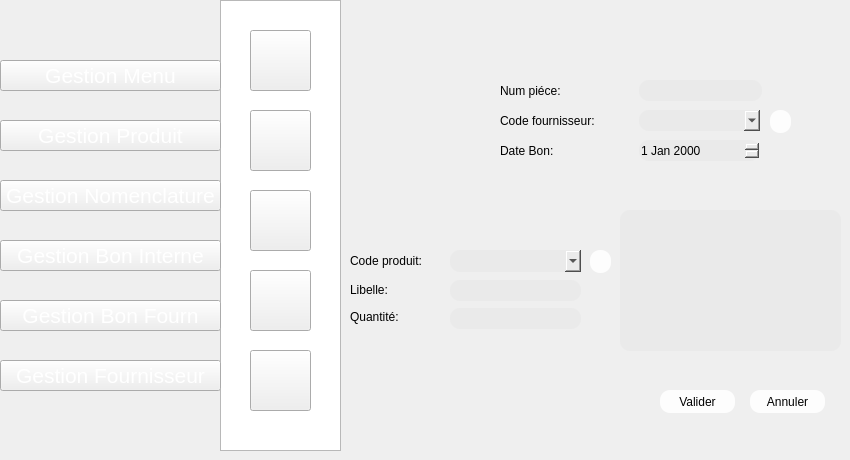
    <widget class="QWidget" name="page_34">
     <widget class="QListView" name="listView_25">
      <property name="geometry">
       <rect>
        <x>220</x>
        <y>0</y>
        <width>121</width>
        <height>451</height>
       </rect>
      </property>
      <property name="styleSheet">
       <string notr="true">background-image: url(:/new/prefix1/img/selected.png);</string>
      </property>
     </widget>
     <widget class="QPushButton" name="pushButton_260">
      <property name="geometry">
       <rect>
        <x>250</x>
        <y>270</y>
        <width>61</width>
        <height>61</height>
       </rect>
      </property>
      <property name="styleSheet">
       <string notr="true">image: url(:/new/prefix1/img/icon-supp2 (1).png);</string>
      </property>
      <property name="text">
       <string/>
      </property>
     </widget>
     <widget class="QPushButton" name="pushButton_261">
      <property name="geometry">
       <rect>
        <x>250</x>
        <y>350</y>
        <width>61</width>
        <height>61</height>
       </rect>
      </property>
      <property name="styleSheet">
       <string notr="true">image: url(:/new/prefix1/img/aa.png);</string>
      </property>
      <property name="text">
       <string/>
      </property>
     </widget>
     <widget class="QPushButton" name="pushButton_262">
      <property name="geometry">
       <rect>
        <x>250</x>
        <y>190</y>
        <width>61</width>
        <height>61</height>
       </rect>
      </property>
      <property name="styleSheet">
       <string notr="true">image: url(:/new/prefix1/img/icon-afficher2.png);</string>
      </property>
      <property name="text">
       <string/>
      </property>
     </widget>
     <widget class="QPushButton" name="pushButton_263">
      <property name="geometry">
       <rect>
        <x>250</x>
        <y>30</y>
        <width>61</width>
        <height>61</height>
       </rect>
      </property>
      <property name="styleSheet">
       <string notr="true">image: url(:/new/prefix1/img/icon-ajout2.png);
background-image: url(:/new/prefix1/img/bg.png);</string>
      </property>
      <property name="text">
       <string/>
      </property>
     </widget>
     <widget class="QPushButton" name="pushButton_264">
      <property name="geometry">
       <rect>
        <x>250</x>
        <y>110</y>
        <width>61</width>
        <height>61</height>
       </rect>
      </property>
      <property name="styleSheet">
       <string notr="true">image: url(:/new/prefix1/img/icon-modif2 (1).png);</string>
      </property>
      <property name="text">
       <string/>
      </property>
     </widget>
     <widget class="QPushButton" name="pushButton_499">
      <property name="geometry">
       <rect>
        <x>0</x>
        <y>240</y>
        <width>221</width>
        <height>31</height>
       </rect>
      </property>
      <property name="font">
       <font>
        <pointsize>16</pointsize>
        <weight>50</weight>
        <bold>false</bold>
       </font>
      </property>
      <property name="styleSheet">
       <string notr="true">color: rgb(255, 255, 255);

</string>
      </property>
      <property name="text">
       <string>Gestion Bon Interne</string>
      </property>
     </widget>
     <widget class="QPushButton" name="pushButton_495">
      <property name="geometry">
       <rect>
        <x>0</x>
        <y>60</y>
        <width>221</width>
        <height>31</height>
       </rect>
      </property>
      <property name="font">
       <font>
        <pointsize>16</pointsize>
        <weight>50</weight>
        <bold>false</bold>
       </font>
      </property>
      <property name="styleSheet">
       <string notr="true">color: rgb(255, 255, 255);

</string>
      </property>
      <property name="text">
       <string>Gestion Menu</string>
      </property>
     </widget>
     <widget class="QPushButton" name="pushButton_497">
      <property name="geometry">
       <rect>
        <x>0</x>
        <y>120</y>
        <width>221</width>
        <height>31</height>
       </rect>
      </property>
      <property name="font">
       <font>
        <pointsize>16</pointsize>
        <weight>50</weight>
        <bold>false</bold>
       </font>
      </property>
      <property name="styleSheet">
       <string notr="true">color: rgb(255, 255, 255);

</string>
      </property>
      <property name="text">
       <string>Gestion Produit</string>
      </property>
     </widget>
     <widget class="QPushButton" name="pushButton_498">
      <property name="geometry">
       <rect>
        <x>0</x>
        <y>180</y>
        <width>221</width>
        <height>31</height>
       </rect>
      </property>
      <property name="font">
       <font>
        <pointsize>16</pointsize>
        <weight>50</weight>
        <bold>false</bold>
       </font>
      </property>
      <property name="styleSheet">
       <string notr="true">color: rgb(255, 255, 255);

</string>
      </property>
      <property name="text">
       <string>Gestion Nomenclature</string>
      </property>
     </widget>
     <widget class="QPushButton" name="pushButton_494">
      <property name="geometry">
       <rect>
        <x>0</x>
        <y>360</y>
        <width>221</width>
        <height>31</height>
       </rect>
      </property>
      <property name="font">
       <font>
        <pointsize>16</pointsize>
        <weight>50</weight>
        <bold>false</bold>
       </font>
      </property>
      <property name="styleSheet">
       <string notr="true">color: rgb(255, 255, 255);

</string>
      </property>
      <property name="text">
       <string>Gestion Fournisseur</string>
      </property>
     </widget>
     <widget class="QPushButton" name="refprod_18">
      <property name="geometry">
       <rect>
        <x>770</x>
        <y>110</y>
        <width>21</width>
        <height>23</height>
       </rect>
      </property>
      <property name="styleSheet">
       <string notr="true">                                         border-radius: 10px;
background-color: rgb(253, 253, 253);
                                        
font: 9pt &quot;MS Reference Sans Serif&quot;;</string>
      </property>
      <property name="text">
       <string/>
      </property>
      <property name="icon">
       <iconset>
        <normaloff>../../1200px-Refresh_icon.svg.png</normaloff>../../1200px-Refresh_icon.svg.png</iconset>
      </property>
     </widget>
     <widget class="QComboBox" name="comboBox_8">
      <property name="geometry">
       <rect>
        <x>450</x>
        <y>250</y>
        <width>131</width>
        <height>22</height>
       </rect>
      </property>
      <property name="styleSheet">
       <string notr="true">                                         border-radius: 10px;
background-color: rgb(234, 234, 234);
font: 9pt &quot;MS Reference Sans Serif&quot;;</string>
      </property>
     </widget>
     <widget class="QPushButton" name="refprod_6">
      <property name="geometry">
       <rect>
        <x>590</x>
        <y>250</y>
        <width>21</width>
        <height>23</height>
       </rect>
      </property>
      <property name="styleSheet">
       <string notr="true">                                         border-radius: 10px;
background-color: rgb(253, 253, 253);
                                        
font: 9pt &quot;MS Reference Sans Serif&quot;;</string>
      </property>
      <property name="text">
       <string/>
      </property>
      <property name="icon">
       <iconset>
        <normaloff>../../1200px-Refresh_icon.svg.png</normaloff>../../1200px-Refresh_icon.svg.png</iconset>
      </property>
     </widget>
     <widget class="QTableView" name="tableView_9">
      <property name="geometry">
       <rect>
        <x>620</x>
        <y>210</y>
        <width>221</width>
        <height>141</height>
       </rect>
      </property>
      <property name="styleSheet">
       <string notr="true">                                     border-radius: 10px;
font: 9pt &quot;MS Reference Sans Serif&quot;;
background-color: rgb(234, 234, 234);</string>
      </property>
     </widget>
     <widget class="QPushButton" name="pushButton_500">
      <property name="geometry">
       <rect>
        <x>750</x>
        <y>390</y>
        <width>75</width>
        <height>23</height>
       </rect>
      </property>
      <property name="styleSheet">
       <string notr="true">                                         border-radius: 10px;
background-color: rgb(253, 253, 253);
                                        
font: 9pt &quot;MS Reference Sans Serif&quot;;</string>
      </property>
      <property name="text">
       <string>Annuler</string>
      </property>
     </widget>
     <widget class="QPushButton" name="ajouterbonf">
      <property name="geometry">
       <rect>
        <x>660</x>
        <y>390</y>
        <width>75</width>
        <height>23</height>
       </rect>
      </property>
      <property name="styleSheet">
       <string notr="true">                                         border-radius: 10px;
background-color: rgb(253, 253, 253);
                                        
font: 9pt &quot;MS Reference Sans Serif&quot;;</string>
      </property>
      <property name="text">
       <string>Valider</string>
      </property>
     </widget>
     <widget class="QPushButton" name="pushButton_542">
      <property name="geometry">
       <rect>
        <x>0</x>
        <y>300</y>
        <width>221</width>
        <height>31</height>
       </rect>
      </property>
      <property name="font">
       <font>
        <pointsize>16</pointsize>
        <weight>50</weight>
        <bold>false</bold>
       </font>
      </property>
      <property name="styleSheet">
       <string notr="true">color: rgb(255, 255, 255);

</string>
      </property>
      <property name="text">
       <string>Gestion Bon Fourn</string>
      </property>
     </widget>
     <widget class="QLabel" name="label_179">
      <property name="geometry">
       <rect>
        <x>500</x>
        <y>80</y>
        <width>121</width>
        <height>21</height>
       </rect>
      </property>
      <property name="styleSheet">
       <string notr="true">                                     border-radius: 10px;
font: 9pt &quot;MS Reference Sans Serif&quot;;
</string>
      </property>
      <property name="text">
       <string>Num piéce:</string>
      </property>
     </widget>
     <widget class="QLabel" name="label_180">
      <property name="geometry">
       <rect>
        <x>500</x>
        <y>110</y>
        <width>121</width>
        <height>21</height>
       </rect>
      </property>
      <property name="styleSheet">
       <string notr="true">                                     border-radius: 10px;
font: 9pt &quot;MS Reference Sans Serif&quot;;
</string>
      </property>
      <property name="text">
       <string>Code fournisseur:</string>
      </property>
     </widget>
     <widget class="QLabel" name="label_181">
      <property name="geometry">
       <rect>
        <x>500</x>
        <y>140</y>
        <width>121</width>
        <height>21</height>
       </rect>
      </property>
      <property name="styleSheet">
       <string notr="true">                                     border-radius: 10px;
font: 9pt &quot;MS Reference Sans Serif&quot;;
</string>
      </property>
      <property name="text">
       <string>Date Bon:</string>
      </property>
     </widget>
     <widget class="QLineEdit" name="lineEdit_30">
      <property name="geometry">
       <rect>
        <x>639</x>
        <y>80</y>
        <width>123</width>
        <height>21</height>
       </rect>
      </property>
      <property name="styleSheet">
       <string notr="true">                                         border-radius: 10px;
background-color: rgb(234, 234, 234);
font: 9pt &quot;MS Reference Sans Serif&quot;;</string>
      </property>
     </widget>
     <widget class="QDateEdit" name="dateEdit_12">
      <property name="geometry">
       <rect>
        <x>639</x>
        <y>140</y>
        <width>121</width>
        <height>21</height>
       </rect>
      </property>
      <property name="styleSheet">
       <string notr="true">                                         border-radius: 10px;
background-color: rgb(234, 234, 234);
font: 9pt &quot;MS Reference Sans Serif&quot;;</string>
      </property>
     </widget>
     <widget class="QComboBox" name="comboBox_23">
      <property name="geometry">
       <rect>
        <x>639</x>
        <y>110</y>
        <width>121</width>
        <height>21</height>
       </rect>
      </property>
      <property name="styleSheet">
       <string notr="true">                                         border-radius: 10px;
background-color: rgb(234, 234, 234);
font: 9pt &quot;MS Reference Sans Serif&quot;;</string>
      </property>
     </widget>
     <widget class="QLineEdit" name="lineEdit_21">
      <property name="geometry">
       <rect>
        <x>450</x>
        <y>308</y>
        <width>131</width>
        <height>21</height>
       </rect>
      </property>
      <property name="styleSheet">
       <string notr="true">                                         border-radius: 10px;
background-color: rgb(234, 234, 234);
font: 9pt &quot;MS Reference Sans Serif&quot;;</string>
      </property>
     </widget>
     <widget class="QLineEdit" name="lineEdit_20">
      <property name="geometry">
       <rect>
        <x>450</x>
        <y>280</y>
        <width>131</width>
        <height>21</height>
       </rect>
      </property>
      <property name="styleSheet">
       <string notr="true">                                         border-radius: 10px;
background-color: rgb(234, 234, 234);
font: 9pt &quot;MS Reference Sans Serif&quot;;</string>
      </property>
     </widget>
     <widget class="QLabel" name="label_182">
      <property name="geometry">
       <rect>
        <x>350</x>
        <y>250</y>
        <width>91</width>
        <height>21</height>
       </rect>
      </property>
      <property name="styleSheet">
       <string notr="true">                                     border-radius: 10px;
font: 9pt &quot;MS Reference Sans Serif&quot;;
</string>
      </property>
      <property name="text">
       <string>Code produit:</string>
      </property>
     </widget>
     <widget class="QLabel" name="label_184">
      <property name="geometry">
       <rect>
        <x>350</x>
        <y>307</y>
        <width>91</width>
        <height>20</height>
       </rect>
      </property>
      <property name="styleSheet">
       <string notr="true">                                     border-radius: 10px;
font: 9pt &quot;MS Reference Sans Serif&quot;;
</string>
      </property>
      <property name="text">
       <string>Quantité:</string>
      </property>
     </widget>
     <widget class="QLabel" name="label_183">
      <property name="geometry">
       <rect>
        <x>350</x>
        <y>279</y>
        <width>91</width>
        <height>21</height>
       </rect>
      </property>
      <property name="styleSheet">
       <string notr="true">                                     border-radius: 10px;
font: 9pt &quot;MS Reference Sans Serif&quot;;
</string>
      </property>
      <property name="text">
       <string>Libelle:</string>
      </property>
     </widget>
    </widget>
